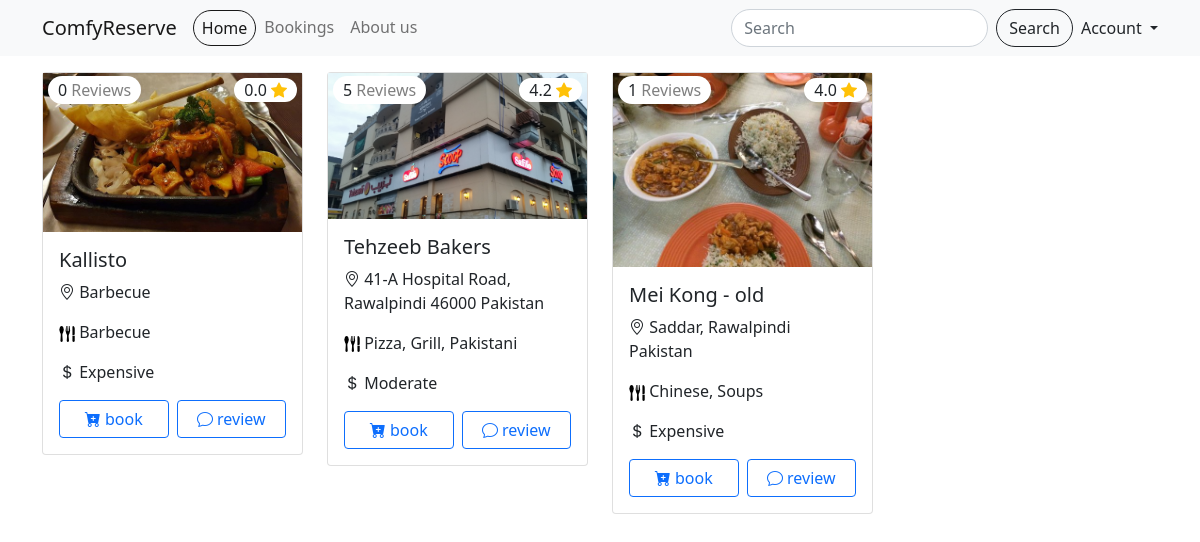
The page / on the database its author committed.
### tables this page shows
CREATE TABLE `restaurants` (
  `id` int NOT NULL AUTO_INCREMENT,
  `name` varchar(255) DEFAULT NULL,
  `location` varchar(255) DEFAULT NULL,
  `cuisine` varchar(255) DEFAULT NULL,
  `price_range` enum('cheap','moderate','expensive') DEFAULT NULL,
  `menu` text,
  `photos` text,
  PRIMARY KEY (`id`)
);

### inc/db/connection.php (called while the page is built, shortened)
<?php
$servername = "localhost";
$username = "root";
$password = "";
$dbname = "restaurantms";
$conn = new mysqli($servername, $username, $password,$dbname);
function __select($sql){
  global $conn;
  $result = $conn->query($sql);
  if($result&&$result->num_rows>0){
    $rows = [];
    while($row=$result->fetch_assoc()){
      $rows[]= $row;
    }
    return $rows;
  }
  return [];
}

### index.php (the view, shortened to what this page needs)
<!DOCTYPE html>
<html lang="en">
<head>
    <?php include_once "inc/shared/head.php"; ?>
    <?php include_once "inc/shared/navbar.php"; ?>
    <?php include_once "inc/db/connection.php"; ?>
    <?php
    $whereCondi = "";
    ?>
</head>
<body>
    <div class="container">
        <div class="row mt-3">
            <?php
            $sql = "select *,(select image from restaurant_images where restaurant_id = restaurants.id limit 1) as image from restaurants " . $whereCondi;
            $restaurants = __select($sql);
            if (sizeof($restaurants) > 0) {
                for ($i = 0; $i < sizeof($restaurants); $i++) {
                    $row = $restaurants[$i];
                    ?>
                    <div class="col-md-3">
                        <div class="card position-ralative">
                            <div class="reviews-counter-container position-absolute">
                                <?php $reviewSql = "select ifnull(COUNT(id),0) as reviews_count from reviews where restaurant_id = " . $row["id"];
                                $reviews = 0;
                                $result1 = __select($reviewSql);
                                if (sizeof($result1) > 0) {
                                    $reviews = $result1[0]["reviews_count"];
                                }
                                ?>
                                <a class="review-counter" href="reviews.php?id=<?=$row["id"]?>">
                                    <span class="text-dark">
                                        <?= $reviews ?>
                                    </span>
                                    <span class="text-black-50">Reviews</span>
                                </a>
                            </div>
                            <div class="rating-container position-absolute">
                                <div class="rating">
                                    <?php $ratingSql = "select ifnull(ROUND(ifnull(sum(rating),0)/count(rating),1),0) as rating from reviews where restaurant_id = " . $row["id"];
                                    $rating = 0;
                                    $result = __select($ratingSql);
                                    if (sizeof($result) > 0) {
                                        $rating = $result[0]["rating"];
                                    }
                                    ?>
                                    <span>
                                        <?= $rating ?>
                                    </span>
                                    <i class="bi bi-star-fill text-warning"></i>
                                </div>
                            </div>
                            <div class="card-img-top" style="max-height: 200px;">
                                <img src="<?= $row["image"] ?>" alt="" style="max-height: 200px;width: 100%;">
                            </div>
                            <div class="card-body">
                                <h5 class="card-title">
                                    <?= $row["name"]; ?>
                                </h5>
                                <p class="card-text">
                                    <i class="bi bi-geo-alt"></i>
                                    <span>
                                        <?= $row["location"]; ?>
                                    </span>
                                </p>
                                <p>
                                    <img src="assets/img/cutlery.png" alt="">
                                    <span>
                                        <?= $row["cuisine"]; ?>
                                    </span>
                                </p>
                                <p>
                                    <i class="bi bi-currency-dollar"></i>
                                    <span class="text-capitalize">
                                        <?= $row["price_range"]; ?>
                                    </span>
                                </p>
                                <div class="d-flex">
                                    <a href="book.php?id=<?= $row["id"] ?>" class="btn btn-outline-primary w-100" type="button">
                                        <i class="bi bi-cart-plus-fill"></i>
                                        book
                                    </a>
                                    <a href="add-review.php?id=<?= $row["id"] ?>" class="btn  btn-outline-primary w-100 ms-2"
                                        type="button">
                                        <i class="bi bi-chat"></i>
                                        review
                                    </a>
                                </div>
                            </div>
                        </div>
                    </div>
                <?php }
            }
            ?>
        </div>
    </div>
</body>
</html>

### inc/shared/head.php (shortened to what this page needs)
<link rel="stylesheet" href="assets/css/bootstrap.min.css">
<link rel="stylesheet" href="assets/css/style.css">

### inc/shared/navbar.php (shortened to what this page needs)
<?php
$isLoggedIn = false;
$query = "";
function isActive($page)
{
  return basename($_SERVER['PHP_SELF']) == $page ? "active" : "";
}
?>
<nav class="navbar navbar-expand-lg navbar-light bg-light">
  <div class="container">
    <a class="navbar-brand" href="index.php">ComfyReserve</a>
    <div class="collapse navbar-collapse" id="navbarSupportedContent">
      <ul class="navbar-nav me-auto mb-2 mb-lg-0">
        <li class="nav-item">
          <a class="nav-link <?= isActive("index.php") ?>" aria-current="page" href="index.php">Home</a>
        </li>
        <li class="nav-item">
          <a class="nav-link <?= isActive("bookings.php") ?>" href="bookings.php" tabindex="-1">Bookings</a>
        </li>
        <li class="nav-item">
          <a class="nav-link <?= isActive("about.php") ?>" href="about.php" tabindex="-1">About us</a>
        </li>
      </ul>
      <form class="d-flex me-2">
        <input class="form-control me-2 rounded-pill" type="search" placeholder="Search" name="q" value="<?= $query ?>">
        <button class="btn btn-outline-dark rounded-pill" type="submit">Search</button>
      </form>
      <?php if (!$isLoggedIn) { ?>
        <div class="d-flex">
          <div class="dropdown">
            <span class="dropdown-toggle" type="button" id="dropdownMenuButton1"
              data-bs-toggle="dropdown" aria-expanded="false">
              Account
            </span>
          </div>
        </div>
      <?php } ?>
    </div>
  </div>
</nav>

### assets/css/style.css (style rules this page uses)
.rating-container { right: 5px; top: 5px; }
.rating-container .rating { height: 24px; background: white; text-align: center; border-radius: 35px; padding: 0 10px; }
.nav-link { padding: 5px 25px; }
.nav-link.active { border: 1px solid; border-radius: 50px; padding: 5px 25px; }
.reviews-counter-container { left: 5px; top: 5px; }
.review-counter { height: 24px; background: white; text-align: center; border-radius: 35px; padding: 3px 10px; text-decoration: none; }

### rows shown on the page
restaurants: reviews "0", rating "0.0", shows a picture, name "Kallisto", location "Barbecue", cuisine "Barbecue", price_range "Expensive"
restaurants: reviews "5", rating "4.2", shows a picture, name "Tehzeeb Bakers", location "41-A Hospital Road, Rawalpindi 46000 Pakistan", cuisine "Pizza, Grill, Pakistani", price_range "Moderate"
restaurants: reviews "1", rating "4.0", shows a picture, name "Mei Kong - old", location "Saddar, Rawalpindi Pakistan", cuisine "Chinese, Soups", price_range "Expensive"
